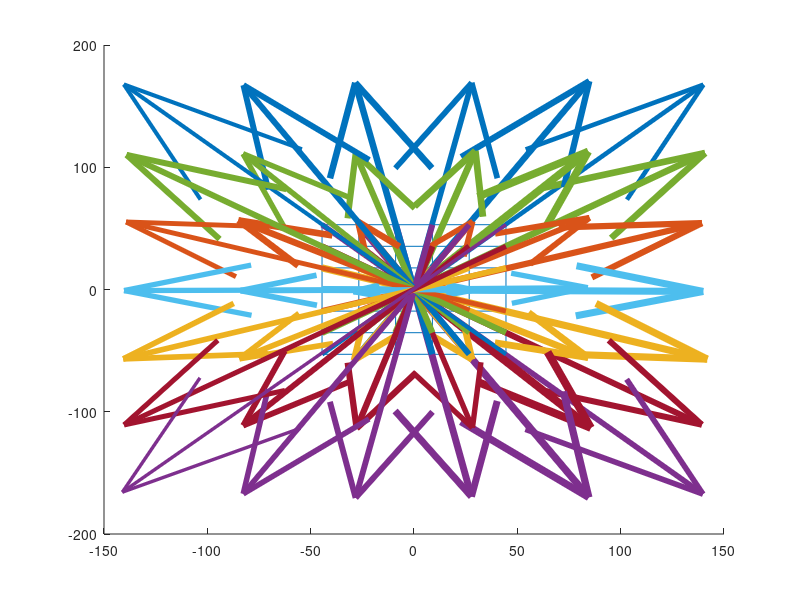

Recreate this plot in MATLAB.
load('calib.mat');

clf;
hold on;

% Draw grid lines
l = 53.0;
w = 44.5;

l_seg = 6;
w_seg = 5;

L = linspace(-l, l, l_seg + 1);
W = linspace(-w, w, w_seg + 1);

% Vertical lines
for w_ = W
    line([w_, w_], [-l, l]);
end

% Horizontal lines
for l_ = L
    line([-w, w], [l_, l_]);
end


% Useful calibration runs
% gridcalibration1466187461 - June 17th, 2016, Medium pressure
% gridcalibration1466434867 - June 20th, 2016, High pressure
% gridcalibration1466448714 - June 20th, 2016, Low pressure
% gridcalibration1466448929 - June 20th, 2016, Medium-low pressure
% gridcalibration1466449303 - June 20th, 2016, Very high pressure

gcs = {};
% gcs{1} = gridcalibration1466187461;
% gcs{1} = gridcalibration1466434867;
% gcs{1} = gridcalibration1466448714;
% gcs{1} = gridcalibration1466448929;
gcs{1} = gridcalibration1466449303;

rows = size(gcs{1}, 1);

for j = 1:numel(gcs)
    gc = gcs{j};

    % Draw displacement vectors
    for i = 1:rows
        row = gc(i, :);

        from = row(1);
        from = from{:};

        to = row(2);
        to = to{:};

        diff = to - from;

        weight = row(3);
        weight = weight{:};

        q = quiver(from(1), from(2), diff(1), diff(2), 5);

        set(q, 'linewidth', weight * 6);
        % set(q, 'color', weight);
    end
end

hold off;